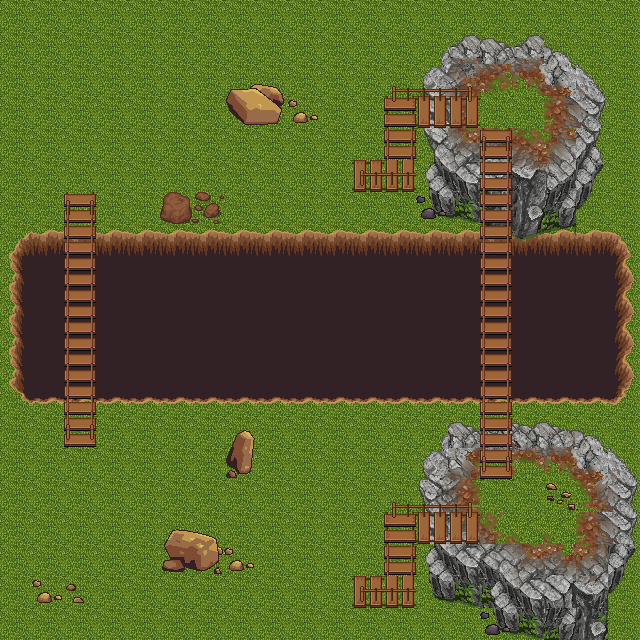

Below is a game level as drawn by its tile map, then a one-line description and the .tmx file that defines it, in full:
An orthogonal 20x20 tile map with 32x32 px tiles, 1 tile layer (map).

<map version="1.0" orientation="orthogonal" renderorder="right-down" width="20" height="20" tilewidth="32" tileheight="32" nextobjectid="10025">
 <tileset firstgid="1" name="Map2" tilewidth="32" tileheight="32" tilecount="400" columns="20">
  <image source="Map2.png" width="640" height="640" />
 </tileset>
 <layer name="map" width="20" height="20">
  <data encoding="csv">
1,1,1,1,1,1,1,1,1,1,1,1,1,1,1,1,1,1,1,1,
1,1,1,1,1,1,1,1,1,1,1,1,1,34,35,36,37,38,1,1,
1,1,1,1,1,1,1,48,49,1,1,1,53,54,55,56,57,58,59,1,
1,1,1,1,1,1,1,68,69,70,1,1,73,74,75,1,1,78,79,1,
1,1,1,1,1,1,1,1,1,1,1,1,93,94,95,96,97,98,99,1,
1,1,1,1,1,1,1,1,1,1,1,112,113,114,115,116,117,118,119,1,
1,1,123,1,1,126,127,1,1,1,1,1,1,134,135,136,137,138,139,1,
141,142,143,142,142,142,142,142,142,142,142,142,142,142,142,156,157,158,142,160,
161,162,163,162,162,162,162,162,162,162,162,162,162,162,162,163,162,162,162,180,
161,162,163,162,162,162,162,162,162,162,162,162,162,162,162,163,162,162,162,180,
161,162,163,162,162,162,162,162,162,162,162,162,162,162,162,163,162,162,162,180,
161,162,163,162,162,162,162,162,162,162,162,162,162,162,162,163,162,162,162,180,
241,259,243,259,259,259,259,259,259,259,259,259,259,259,259,256,259,259,259,260,
1,1,263,1,1,1,1,268,1,1,1,1,1,34,36,276,277,278,279,1,
1,1,1,1,1,1,1,288,1,1,1,1,1,294,295,296,297,57,58,59,
1,1,1,1,1,1,1,1,1,1,1,1,53,314,315,1,1,318,319,79,
1,1,1,1,1,326,327,1,1,1,1,1,73,334,335,336,337,338,78,79,
1,1,1,1,1,346,347,70,1,1,1,1,93,114,115,356,357,358,359,119,
1,70,363,1,1,1,1,1,1,1,1,112,113,374,135,376,115,378,379,139,
1,1,1,1,1,1,1,1,1,1,1,1,1,1,1,134,135,138,399,1
</data>
 </layer>
</map>